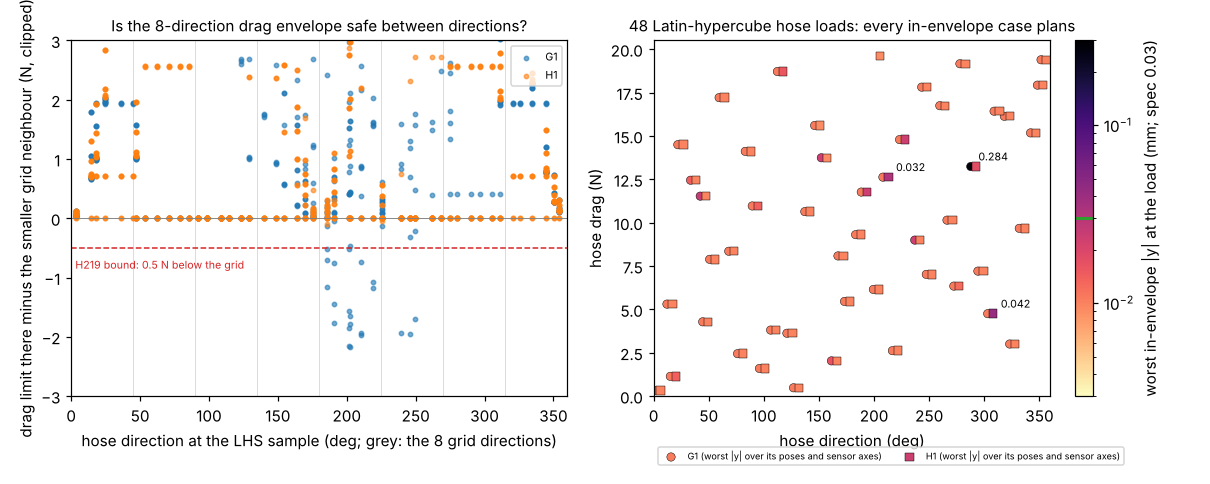

Recreate this plot in Python.
"""Figure for milestone 54: python experiments/m54_lhs/figure.py (reads results.json)."""
import json
import os

import matplotlib
matplotlib.use("Agg")
import matplotlib.pyplot as plt  # noqa: E402

HERE = os.path.dirname(os.path.abspath(__file__))
D = json.load(open(os.path.join(HERE, "results.json")))
fig, (ax1, ax2) = plt.subplots(1, 2, figsize=(11, 4.4))

# left: sampled drag limit minus the grid's smaller neighbour, every pose, at the LHS directions
sh = D.get("shortfalls", [])
for robot, col in (("g1", "C0"), ("h1", "C1")):
    xs = [s["phi"] for s in sh if s["robot"] == robot]
    ys = [-s["shortfall"] for s in sh if s["robot"] == robot]
    ax1.scatter(xs, ys, s=8, color=col, alpha=0.6, label=robot.upper())
ax1.axhline(-0.5, color="C3", ls="--", lw=1)
ax1.text(3, -0.85, "H219 bound: 0.5 N below the grid", fontsize=7, color="C3")
ax1.axhline(0, color="0.5", lw=0.6)
for g in range(0, 361, 45):
    ax1.axvline(g, color="0.85", lw=0.6, zorder=0)
ax1.set_xlim(0, 360)
ax1.set_ylim(-3, 3)
ax1.set_xlabel("hose direction at the LHS sample (deg; grey: the 8 grid directions)")
ax1.set_ylabel("drag limit there minus the smaller grid neighbour (N, clipped)")
ax1.set_title("Is the 8-direction drag envelope safe between directions?", fontsize=10)
ax1.legend(fontsize=7, loc="upper right")

# right: the LHS loads, coloured by the worst in-envelope residual along the wall at that load
import matplotlib.colors as mcolors  # noqa: E402
norm = mcolors.LogNorm(vmin=0.003, vmax=0.3)
for robot, mk, dx in (("g1", "o", -2.5), ("h1", "s", 2.5)):
    xs, ys, cs = [], [], []
    for x in D["runs"]:
        if x["robot"] != robot:
            continue
        yy = [r["y"] for r in x["rows"] if r["in51"] and r["y"] is not None]
        if not yy:
            continue
        xs.append(x["phi"] + dx)
        ys.append(x["H"])
        cs.append(max(yy))
    sc = ax2.scatter(xs, ys, c=cs, cmap="magma_r", norm=norm, marker=mk, s=30, edgecolor="k", lw=0.3,
                     label=f"{robot.upper()} (worst |y| over its poses and sensor axes)")
    for x0, y0, c0 in zip(xs, ys, cs):
        if c0 > 0.03:
            ax2.annotate(f"{c0:.3f}", (x0, y0), textcoords="offset points", xytext=(5, 4), fontsize=7)
cb = fig.colorbar(sc, ax=ax2, label="worst in-envelope |y| at the load (mm; spec 0.03)")
cb.ax.axhline(0.03, color="C2", lw=2)
ax2.set_xlim(0, 360)
ax2.set_ylim(0, 20.5)
ax2.set_xlabel("hose direction (deg)")
ax2.set_ylabel("hose drag (N)")
ax2.set_title("48 Latin-hypercube hose loads: every in-envelope case plans", fontsize=10)
ax2.legend(fontsize=6, loc="upper left", bbox_to_anchor=(0, -0.13), ncol=2)
fig.tight_layout()
fig.savefig(os.path.join(HERE, "figure.png"), dpi=110)
print("wrote figure.png")
